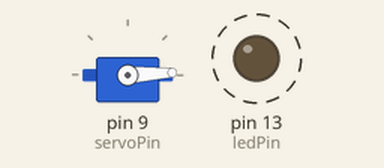
This sketch was run on a simulated Arduino Uno, built with avr-gcc and run on an emulated ATmega328P. Shown: servo, output pins drawn as LEDs (lit = HIGH). Dashed ring = blinking.

Above: at 0.05 s.
At 2.0 s:
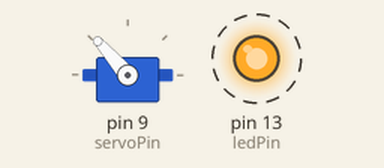
At 3.65 s:
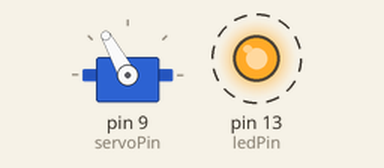
At 5.2 s:
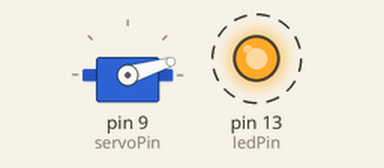
Timing chart, 0 to 7.1 s (numbered marks = the images above):
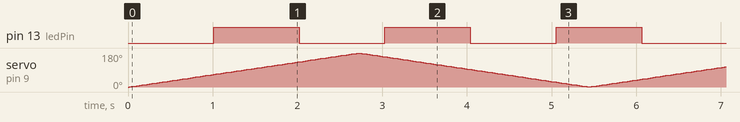

Measured:
- by itself, pin 13 (ledPin): alternates HIGH for 1.0 s and LOW for 1.0 s

The sketch:

led_servo.ino
```cpp
#include <Servo.h>

const int ledPin = 13;
const int servoPin = 9;
Servo myServo;

bool ledState = false;
unsigned long previousMillis = 0;
const long interval = 1000;

int angle = 0;
int step = 1;

void setup() {
  pinMode(ledPin, OUTPUT);
  myServo.attach(servoPin);
  myServo.write(angle);
}

void loop() {
  unsigned long currentMillis = millis();
  if (currentMillis - previousMillis >= interval) {
    previousMillis = currentMillis;
    ledState = !ledState;
    digitalWrite(ledPin, ledState);
  }

  myServo.write(angle);
  angle += step;
  if (angle >= 180 || angle <= 0) {
    step = -step;
  }
  delay(15);
}
```
